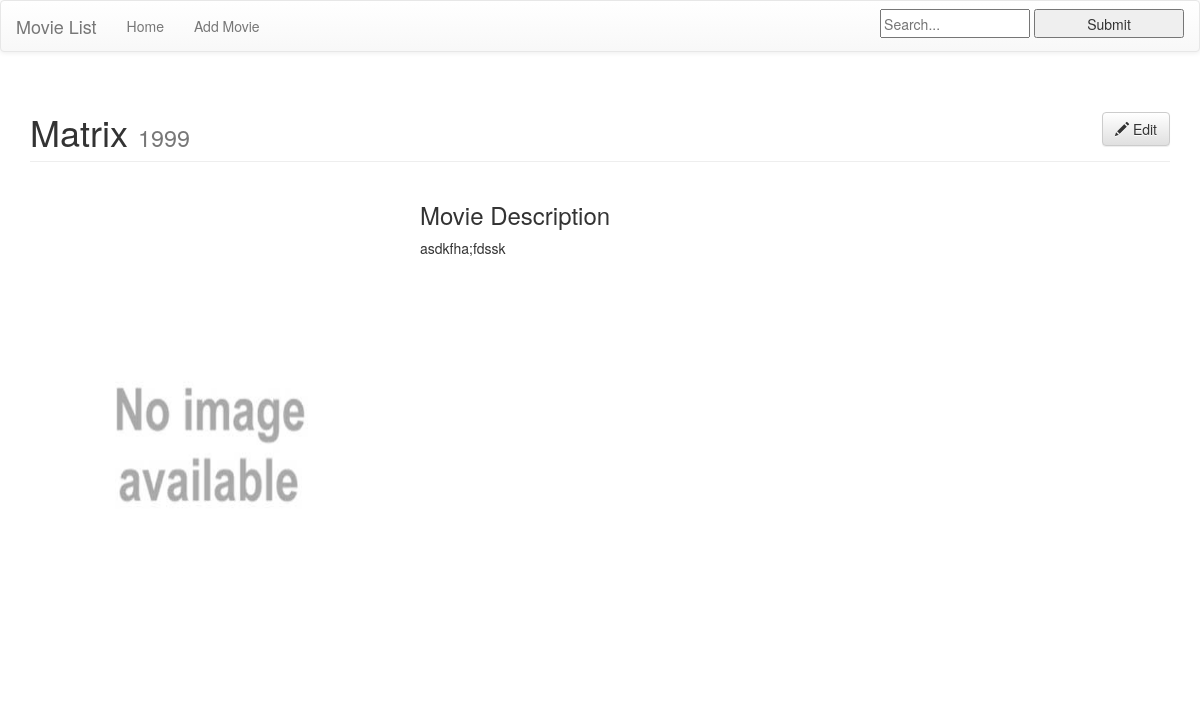
Page /2/ on the committed database.
### movie_list/models.py (models this page shows, shortened)
class Movie(models.Model):
    MPAA_RATINGS = (
        ('G', 'G'),
        ('PG', 'PG'),
        ('PG-13', 'PG-13'),
        ('R', 'R'),
        ('NC-17', "NC-17"),
        ('N/A', "Not Available"),
    )
    movie_name = models.CharField(max_length=150)
    release_date = models.IntegerField(
        validators=[
            MaxValueValidator(2100),
            MinValueValidator(1880)
        ],
        default=datetime.datetime.now().year
    )
    movie_poster = models.ImageField(
        upload_to="poster")
    movie_description = models.TextField()
    mpaa_rating = models.CharField(max_length=5,
                                   choices=MPAA_RATINGS, default='N/A')
    imdb_rating = models.FloatField(
        validators=[
            MaxValueValidator(10),
            MinValueValidator(0)
        ],
    )
    genre_id = models.ManyToManyField(Genre)
    def image_url(self):
        if self.movie_poster and hasattr(self.movie_poster, 'url'):
            return self.movie_poster.url
        else:
            return 'images/poster/default.jpg'
    def get_genre(self):
        genre_list = []
        for g in self.genre_id.all():
            genre_list.append(str(g))
        return genre_list

### movie_list/views.py (the view)
# urls.py: url(r'^(?P<pk>[0-9]+)/$', views.movie_detail),
def movie_detail(request, pk):
    movie = get_object_or_404(Movie, pk=pk)
    return render(request, 'movie_list/movie_detail.html', {'movie': movie, 'genre': movie.get_genre()})

### movie_list/templates/movie_list/movie_detail.html (shortened to what this page needs)
{% extends 'movie_list/base.html' %}
{% block content %}
		<div class="container">
        <div class="row">
            <div class="col-lg-12">
                <h1 class="page-header">{{movie.movie_name}}
                	<small>{{movie.release_date}}</small>
                	<a class="btn btn-default pull-right" href="{% url 'movie_list.views.movie_edit' pk=movie.pk %}"><span class="glyphicon glyphicon-pencil"></span>  Edit</a>
                </h1>
            </div>
        </div>
        <div class="row">
            <div class="col-md-4">
                <img class="img-responsive" src="{{movie.image_url}}" alt="{{movie.movie_name}}"
                 style="height: 500px; display: block;">
            </div>
            <div class="col-md-8">
                <h3>Movie Description</h3>
                <p>{{movie.movie_description}}</p>
            </div>
        </div>
{% endblock %}

### static/css/movie_list.css (style rules this page uses)
.img-responsive { height:100px; }

### rows in the picture
Movie: movie_name "Matrix", release_date "1999", image_url (placeholder picture), movie_description "asdkfha;fdssk"
